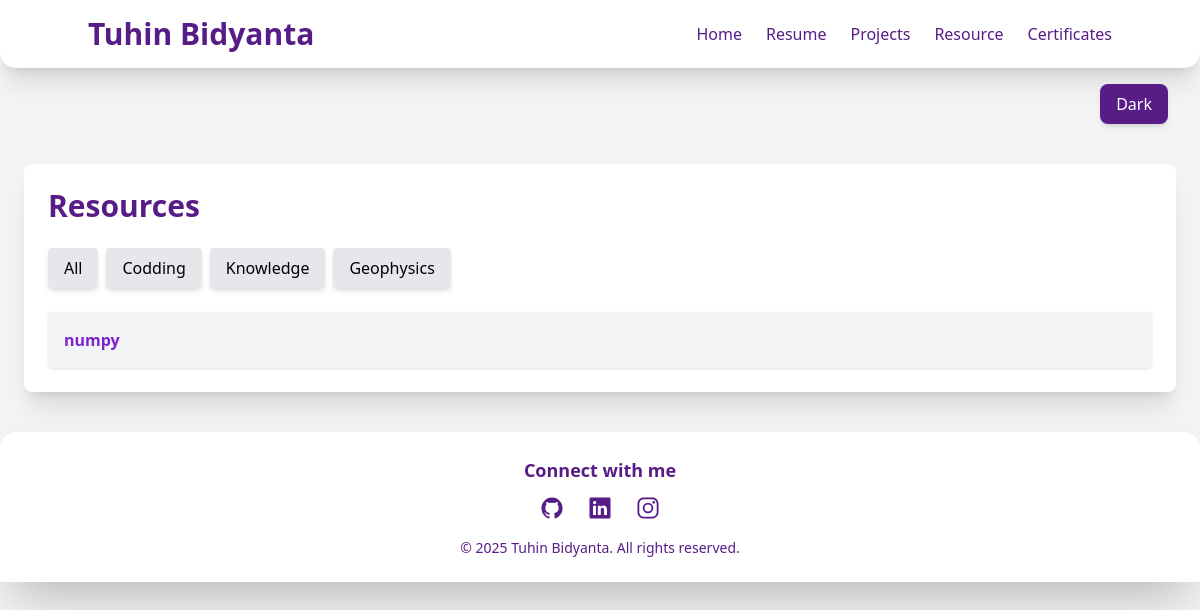
Before: /resource with the older database file.
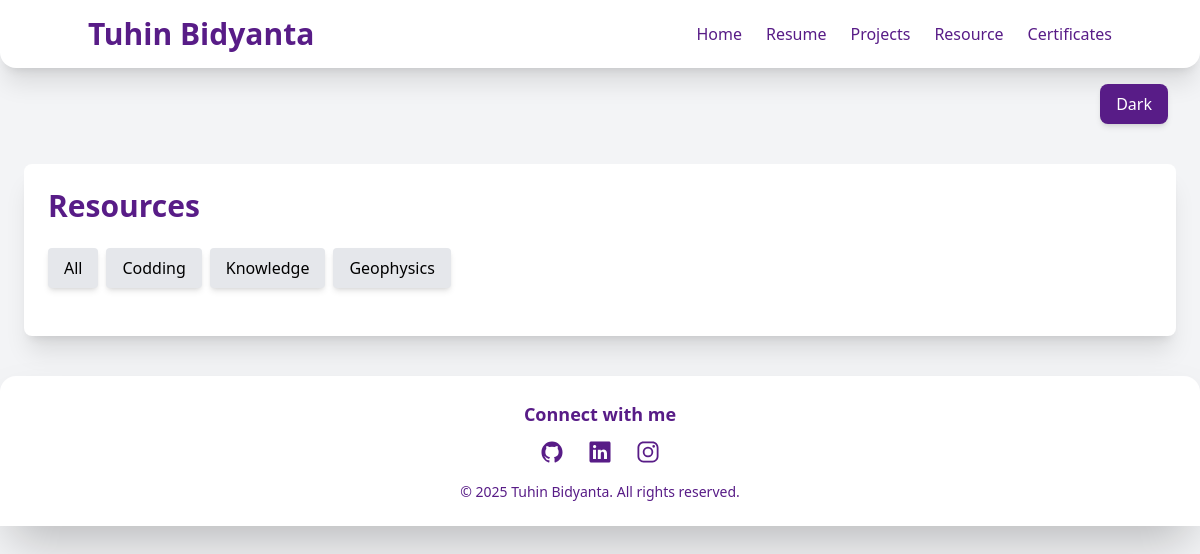
After: the same page with the newer database file.
### app.py (models this page shows)
class Resource(db.Model):
    id = db.Column(db.Integer, primary_key=True)
    name = db.Column(db.String(200), nullable=False)
    link = db.Column(db.String(400), nullable=False)
    category = db.Column(db.String(100), nullable=False)

### app.py (the view)
@app.route('/resource')
def resource():
    resources = Resource.query.all()
    return render_template('resource.html' , res = resources)

### templates/resource.html
{% extends 'base.html' %}
{% block resource %}
<div class="max-w-6xl mx-auto p-6 bg-white dark:bg-gray-800 shadow-xl rounded-lg mt-10">
    <div class="flex justify-between items-center">
        <h1 class="text-3xl font-bold text-purple-900 dark:text-purple-300">Resources</h1>
    </div>
    <div class="mt-6 flex flex-wrap gap-2">
        <button onclick="filterResources('all')" class="px-4 py-2 bg-gray-200 dark:bg-gray-700 rounded shadow-md hover:bg-gray-300">All</button>
        <button onclick="filterResources('codding')" class="px-4 py-2 bg-gray-200 dark:bg-gray-700 rounded shadow-md hover:bg-gray-300">Codding</button>
        <button onclick="filterResources('knowledge')" class="px-4 py-2 bg-gray-200 dark:bg-gray-700 rounded shadow-md hover:bg-gray-300">Knowledge</button>
        <button onclick="filterResources('geophysics')" class="px-4 py-2 bg-gray-200 dark:bg-gray-700 rounded shadow-md hover:bg-gray-300">Geophysics</button>
    </div>
    <ul class="mt-6 space-y-4">
        {% for resource in res%}
        <li class="resource-item bg-gray-100 dark:bg-gray-700 p-4 rounded shadow" data-category="{{resource.category}}">
            <a href="{{resource.link}}" class="text-purple-700 dark:text-purple-300 font-semibold">{{resource.name}}</a>
        </li>
        {%endfor%}
    </ul>
</div>
{% endblock %}

### templates/base.html (shortened to what this page needs)
<!DOCTYPE html>
<html lang="en">
<head>
    <link rel="stylesheet" href="../static/css/typing.css">
    <script src="https://cdn.tailwindcss.com"></script>
</head>
<body>
    {% include 'navbar.html' %}
    <div class ="flex justify-end pr-8 pt-4">
    <button onclick="toggleTheme()" id = 'but' class="px-4 py-2 bg-purple-900 text-white rounded-lg shadow-md hover:bg-purple-700">
        Dark
    </button>
    </div>
    {% block resource %}
    {% endblock %}
    {% include 'footer.html' %}
</body>
</html>

### templates/navbar.html (shortened to what this page needs)
<body class="bg-gray-100 dark:bg-gray-900 dark:text-white">
    <nav class="bg-white dark:bg-gray-800 p-4 shadow-xl rounded-b-2xl">
        <div class="container mx-auto flex justify-between items-center">
            <span class="text-3xl font-bold text-purple-900 dark:text-purple-300">Tuhin Bidyanta</span>
            <ul id="menu" class="hidden md:flex space-x-6 text-purple-900 dark:text-purple-300">
                <li><a href="/" class="hover:text-gray-500 dark:hover:text-gray-400">Home</a></li>
                <li><a href="/about" class="hover:text-gray-500 dark:hover:text-gray-400">Resume</a></li>
                <li><a href="/project" class="hover:text-gray-500 dark:hover:text-gray-400">Projects</a></li>
                <li><a href="/resource" class="hover:text-gray-500 dark:hover:text-gray-400">Resource</a></li>
                <li><a href="/certificate" class="hover:text-gray-500 dark:hover:text-gray-400">Certificates</a></li>
            </ul>
        </div>
    </nav>
</body>

### templates/footer.html
<footer  class="bg-white sticky buttom-0 dark:bg-gray-900 text-purple-900 dark:text-purple-300 py-6 mt-10 shadow-2xl rounded-t-2xl">
    <div class="container mx-auto flex flex-col items-center">
        <p class="text-lg font-semibold">Connect with me</p>
        <div class="flex space-x-6 mt-3">
            <a href="https://github.com/tuhinbidyanta" target="_blank">
                <ion-icon name="logo-github" class="text-2xl hover:text-purple-500"></ion-icon>
            </a>
            <a href="https://www.linkedin.com/in/tuhin-bidyanta-8a3a01266/" target="_blank">
                <ion-icon name="logo-linkedin" class="text-2xl hover:text-purple-500"></ion-icon>
            </a>
            <a href="https://www.instagram.com/tuhinbidyanta/?hl=en" target="_blank">
                <ion-icon name="logo-instagram" class="text-2xl hover:text-purple-500"></ion-icon>
            </a>
        </div>
        <p class="text-sm mt-3">© 2025 Tuhin Bidyanta. All rights reserved.</p>
    </div>
</footer>

Changed rows visible on the page:
removed Resource: name "numpy"
